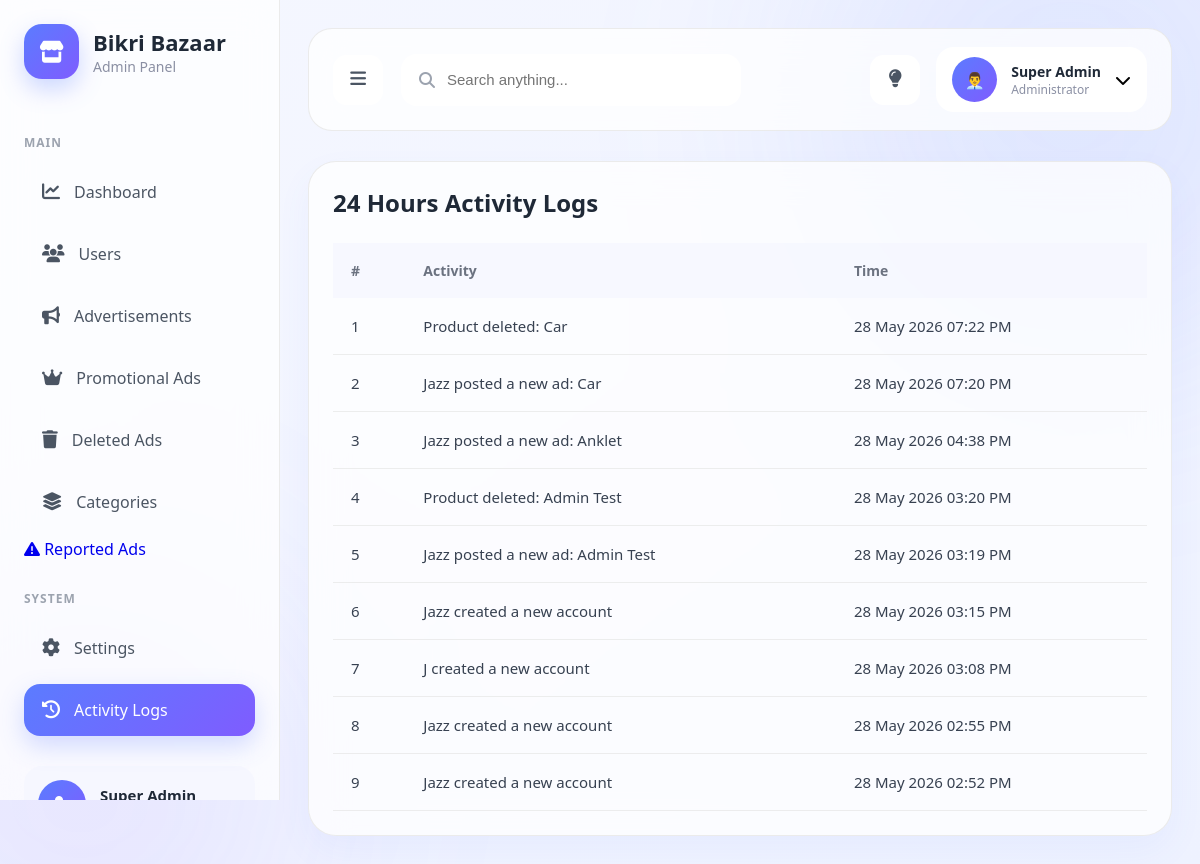
Screenshot of /admin_page.php?page=activity_logs with the database file from the repository.
### tables this page shows
CREATE TABLE `activity_logs` (
  `id` int NOT NULL AUTO_INCREMENT,
  `activity_type` varchar(100) DEFAULT NULL,
  `activity_message` text,
  `created_at` timestamp NOT NULL DEFAULT CURRENT_TIMESTAMP,
  PRIMARY KEY (`id`)
);

### public/admin_page.php (called while the page is built, shortened)
<?php
require_once '../modules/admin/admin_view.php';
?>

### modules/admin/activity_logs/activity_logs_data.php (called while the page is built)
<?php
require_once __DIR__ . '/../../../shared/db.php';
mysqli_query(
    $conn,
    "DELETE FROM activity_logs WHERE created_at < NOW() - INTERVAL 90 DAY"
);
$activity_logs_query = mysqli_query(
    $conn,
    "SELECT *
     FROM activity_logs
     WHERE created_at >= NOW() - INTERVAL 1 DAY
     ORDER BY created_at DESC"
);
?>

### modules/admin/activity_logs/activity_logs_view.php (the view)
<?php require_once __DIR__ . '/activity_logs_data.php'; ?>
<div class="table-card">
    <div class="table-header">
        <h3>24 Hours Activity Logs</h3>
    </div>
    <div class="table-wrapper">
        <table>
            <thead>
                <tr>
                    <th>#</th>
                    <th>Activity</th>
                    <th>Time</th>
                </tr>
            </thead>
            <tbody>
                <?php
                $count = 1;
                while($log = mysqli_fetch_assoc($activity_logs_query)):
                ?>
                <tr>
                    <td>
                        <?php echo $count++; ?>
                    </td>
                    <td>
                        <?php echo htmlspecialchars(
                            $log['activity_message']
                        ); ?>
                    </td>
                    <td>
                        <?php
                        echo date(
                            'd M Y h:i A',
                            strtotime($log['created_at'])
                        );
                        ?>
                    </td>
                </tr>
                <?php endwhile; ?>
            </tbody>
        </table>
    </div>
</div>

### modules/admin/assets/css/style.css (style rules this page uses)
* { margin: 0; padding: 0; box-sizing: border-box; }
body { font-family: "Segoe UI", sans-serif; background: linear-gradient(to bottom right,#f5f7ff,#eef2ff); overflow-x: hidden; position: relative; }
body::before { content: ""; position: fixed; width: 500px; height: 500px; background: rgba(91,124,255,0.12); border-radius: 50%; top: -150px; right: -120px; filter: blur(120px); z-index: -1; }
body::after { content: ""; position: fixed; width: 400px; height: 400px; background: rgba(127,92,255,0.10); border-radius: 50%; bottom: -120px; left: -120px; filter: blur(120px); z-index: -1; }

### modules/admin/assets/css/dashboard.css (style rules this page uses)
.table-card { background: rgba(255,255,255,0.75); backdrop-filter: blur(18px); border-radius: 28px; padding: 24px; border: 1px solid rgba(230,230,230,0.8); box-shadow: 0 15px 35px rgba(91,124,255,0.06); }
.table-header { display: flex; align-items: center; justify-content: space-between; margin-bottom: 24px; }
.table-header h3 { font-size: 24px; color: #1f2937; }
.table-wrapper { overflow-x: auto; }
table { width: 100%; border-collapse: collapse; }
table thead { background: rgba(245,247,255,0.8); }
table th { text-align: left; padding: 18px; color: #6b7280; font-size: 14px; font-weight: 600; }
table td { padding: 18px; border-bottom: 1px solid rgba(230,230,230,0.7); color: #374151; font-size: 15px; }
table tbody tr { transition: 0.3s; }

### rows the page displays
activity_logs: activity_message "Product deleted: Car", created_at "28 May 2026 07:22 PM"
activity_logs: activity_message "Jazz posted a new ad: Car", created_at "28 May 2026 07:20 PM"
activity_logs: activity_message "Jazz posted a new ad: Anklet", created_at "28 May 2026 04:38 PM"
activity_logs: activity_message "Product deleted: Admin Test", created_at "28 May 2026 03:20 PM"
activity_logs: activity_message "Jazz posted a new ad: Admin Test", created_at "28 May 2026 03:19 PM"
activity_logs: activity_message "Jazz created a new account", created_at "28 May 2026 03:15 PM"
activity_logs: activity_message "J created a new account", created_at "28 May 2026 03:08 PM"
activity_logs: activity_message "Jazz created a new account", created_at "28 May 2026 02:55 PM"
activity_logs: activity_message "Jazz created a new account", created_at "28 May 2026 02:52 PM"
